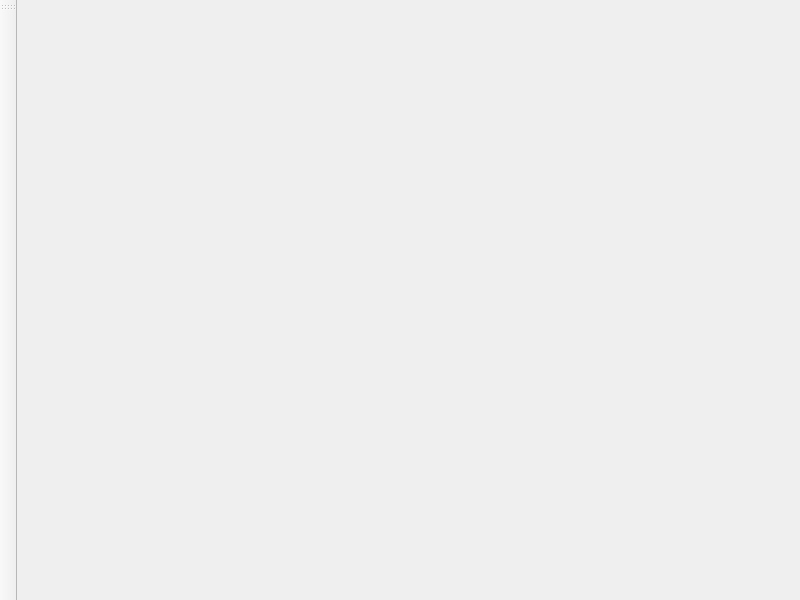
<?xml version="1.0" encoding="UTF-8"?>
<ui version="4.0">
 <class>MainWindow</class>
 <widget class="QMainWindow" name="MainWindow">
  <property name="geometry">
   <rect>
    <x>0</x>
    <y>0</y>
    <width>800</width>
    <height>600</height>
   </rect>
  </property>
  <property name="windowTitle">
   <string>MainWindow</string>
  </property>
  <widget class="QWidget" name="centralwidget"/>
  <widget class="QMenuBar" name="menubar">
   <property name="geometry">
    <rect>
     <x>0</x>
     <y>0</y>
     <width>800</width>
     <height>33</height>
    </rect>
   </property>
  </widget>
  <widget class="QToolBar" name="toolBar">
   <property name="windowTitle">
    <string>toolBar</string>
   </property>
   <attribute name="toolBarArea">
    <enum>LeftToolBarArea</enum>
   </attribute>
   <attribute name="toolBarBreak">
    <bool>false</bool>
   </attribute>
  </widget>
 </widget>
 <resources/>
 <connections/>
</ui>
